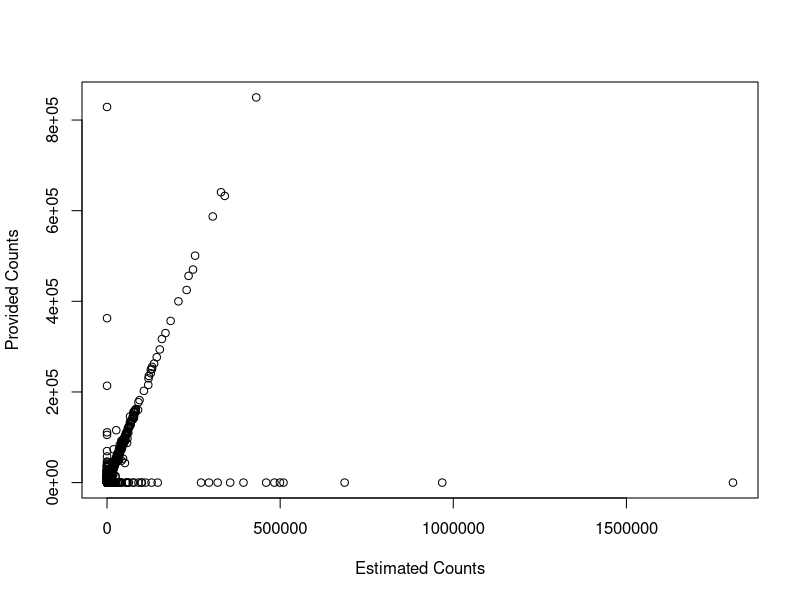

Here is the R script that generated this plot:
library(edgeR)


data = read.csv('outputs/counts_comparison.csv', sep=',', header=TRUE)
data
plot(data$est, data$target, xlab="Estimated Counts", ylab="Provided Counts")
